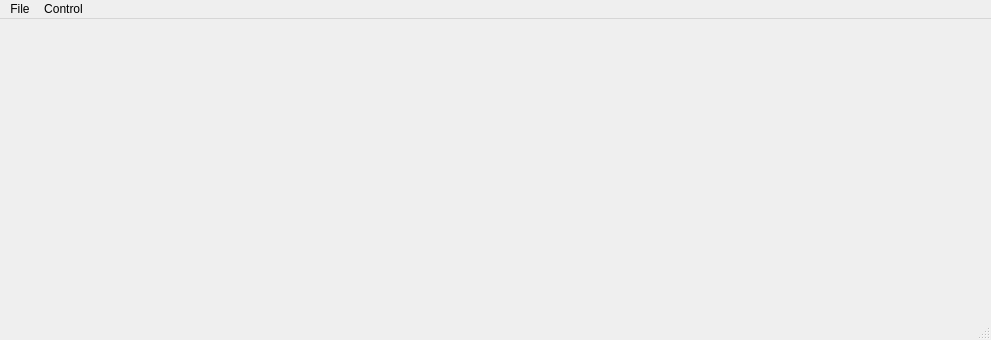
<?xml version="1.0" encoding="UTF-8"?>
<ui version="4.0">
 <class>MainWindow</class>
 <widget class="QMainWindow" name="MainWindow">
  <property name="geometry">
   <rect>
    <x>0</x>
    <y>0</y>
    <width>991</width>
    <height>340</height>
   </rect>
  </property>
  <property name="windowTitle">
   <string>MainWindow</string>
  </property>
  <widget class="QWidget" name="centralwidget">
   <layout class="QVBoxLayout" name="verticalLayout">
    <property name="margin">
     <number>0</number>
    </property>
    <item>
     <layout class="QVBoxLayout" name="verticalLayout_3">
      <property name="leftMargin">
       <number>5</number>
      </property>
      <property name="rightMargin">
       <number>5</number>
      </property>
      <item>
       <widget class="PhGraphicStripView" name="stripView" native="true"/>
      </item>
     </layout>
    </item>
   </layout>
  </widget>
  <widget class="QMenuBar" name="menubar">
   <property name="geometry">
    <rect>
     <x>0</x>
     <y>0</y>
     <width>991</width>
     <height>22</height>
    </rect>
   </property>
   <widget class="QMenu" name="menuFile">
    <property name="title">
     <string>File</string>
    </property>
    <addaction name="actionOpen"/>
    <addaction name="actionPreferences"/>
   </widget>
   <widget class="QMenu" name="menuControl">
    <property name="title">
     <string>Control</string>
    </property>
    <widget class="QMenu" name="menuVarial_Speed">
     <property name="title">
      <string>Varial Speed</string>
     </property>
     <addaction name="action_3"/>
     <addaction name="action_1"/>
     <addaction name="action_0_5"/>
     <addaction name="action0"/>
     <addaction name="action0_5"/>
     <addaction name="action1"/>
     <addaction name="action3"/>
    </widget>
    <addaction name="actionPlay_pause"/>
    <addaction name="actionPlay_backward"/>
    <addaction name="actionStep_forward"/>
    <addaction name="actionStep_backward"/>
    <addaction name="actionStep_time_forward"/>
    <addaction name="actionStep_time_backward"/>
    <addaction name="menuVarial_Speed"/>
    <addaction name="actionGo_To"/>
   </widget>
   <addaction name="menuFile"/>
   <addaction name="menuControl"/>
  </widget>
  <widget class="QStatusBar" name="statusbar"/>
  <action name="actionOpen">
   <property name="text">
    <string>Open...</string>
   </property>
   <property name="shortcut">
    <string>Ctrl+O</string>
   </property>
  </action>
  <action name="actionPlay_pause">
   <property name="text">
    <string>Play/pause</string>
   </property>
   <property name="shortcut">
    <string>Up</string>
   </property>
  </action>
  <action name="actionPlay_backward">
   <property name="text">
    <string>Play backward</string>
   </property>
   <property name="shortcut">
    <string>Down</string>
   </property>
  </action>
  <action name="actionStep_forward">
   <property name="text">
    <string>Step forward</string>
   </property>
   <property name="shortcut">
    <string>Right</string>
   </property>
  </action>
  <action name="actionStep_backward">
   <property name="text">
    <string>Step backward</string>
   </property>
   <property name="shortcut">
    <string>Left</string>
   </property>
  </action>
  <action name="actionStep_time_forward">
   <property name="text">
    <string>Step time forward</string>
   </property>
   <property name="shortcut">
    <string>Alt+Right</string>
   </property>
  </action>
  <action name="actionStep_time_backward">
   <property name="text">
    <string>Step time backward</string>
   </property>
   <property name="shortcut">
    <string>Alt+Left</string>
   </property>
  </action>
  <action name="action_3">
   <property name="text">
    <string>-3</string>
   </property>
  </action>
  <action name="action_1">
   <property name="text">
    <string>-1</string>
   </property>
  </action>
  <action name="action_0_5">
   <property name="text">
    <string>-0.5</string>
   </property>
  </action>
  <action name="action0">
   <property name="text">
    <string>0</string>
   </property>
  </action>
  <action name="action0_5">
   <property name="text">
    <string>0.5</string>
   </property>
  </action>
  <action name="action1">
   <property name="text">
    <string>1</string>
   </property>
  </action>
  <action name="action3">
   <property name="text">
    <string>3</string>
   </property>
  </action>
  <action name="actionGo_To">
   <property name="text">
    <string>Go to...</string>
   </property>
   <property name="shortcut">
    <string>Ctrl+G</string>
   </property>
  </action>
  <action name="actionPreferences">
   <property name="text">
    <string>Preferences...</string>
   </property>
  </action>
 </widget>
 <customwidgets>
  <customwidget>
   <class>PhGraphicStripView</class>
   <extends>QWidget</extends>
   <header>PhGraphicStrip/PhGraphicStripView.h</header>
   <container>1</container>
  </customwidget>
 </customwidgets>
 <resources/>
 <connections/>
</ui>
